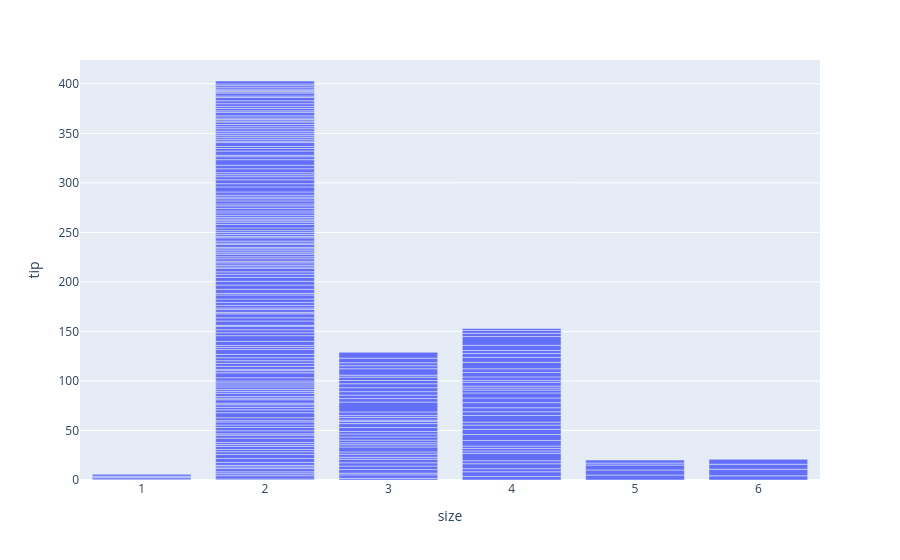

The notebook cell this image was saved under:
### Code cell
fig = px.bar(tips, x="size", y="tip") 
fig.show()

### Figure 1 — Plotly figure (JSON) as saved in the notebook; plotly's stock layout.template omitted (floating-point values rounded to 4 significant figures; data arrays with more than 128 entries replaced by an {"elided": "..."} marker saying what was removed)
{"data": [{"hovertemplate": "size=%{x}<br>tip=%{y}<extra></extra>", "legendgroup": "", "marker": {"color": "#636efa", "pattern": {"shape": ""}}, "name": "", "orientation": "v", "showlegend": false, "textposition": "auto", "type": "bar", "x": {"elided": "244 int values"}, "xaxis": "x", "y": {"elided": "244 float values"}, "yaxis": "y"}], "layout": {"barmode": "relative", "legend": {"tracegroupgap": 0}, "margin": {"t": 60}, "xaxis": {"anchor": "y", "domain": [0, 1], "title": {"text": "size"}}, "yaxis": {"anchor": "x", "domain": [0, 1], "title": {"text": "tip"}}}}
